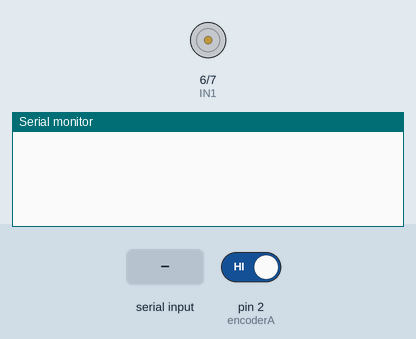
Simulated run of this sketch. Board: Arduino Uno, built with avr-gcc and run on an emulated ATmega328P. On the bench: motor-driver pin pairs drawn as motors (green arrow = first pin HIGH = forward, orange = second pin HIGH = backward, longer = more drive, scaled by the enable pin), the last lines printed to the serial monitor. The test bench sets the inputs (shaded band); at power-on: pin 2 (encoderA) HIGH.

Above: at 1.2 s.
1.3 s: "w" received over Serial
At 2.3 s:
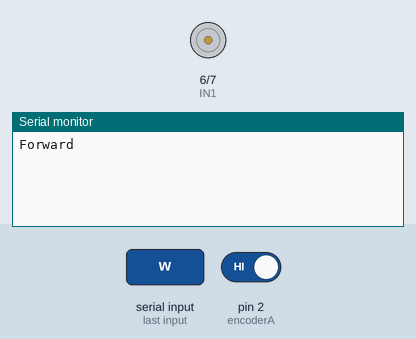
2.8 s: "s" received over Serial
At 3.4 s:
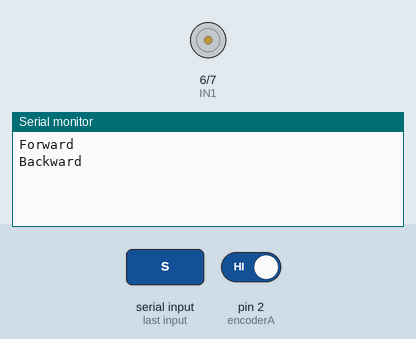

Measured:
- after the input at 1.3 s, the serial monitor: prints a new line at once (image 1)
- after the input at 2.8 s, the serial monitor: prints a new line at once (image 2)

The sketch:

Arduino_code.ino
```cpp
#include <Arduino.h>

// Motor driver pins
const int ENA = 5;   // PWM speed control for motor A
const int IN1 = 6;   // Direction control for motor A
const int IN2 = 7;   // Direction control for motor A

// Encoder pins
const int encoderA = 2; // Encoder signal A (interrupt)
const int encoderB = 3; // Encoder signal B

// PID control variables
volatile int encoderCount = 0;
unsigned long prevTime = 0;
float prevError = 0;
float integral = 0;
float targetSpeed = 0; // Target speed in RPM

// PID gains (adjust these for tuning)
float Kp = 1.2;
float Ki = 0.5;
float Kd = 0.1;

// Encoder counts per revolution (adjust based on your motor's encoder)
const int COUNTS_PER_REV = 1000;

// Function to handle encoder interrupts
void encoderISR() {
    if (digitalRead(encoderB) == HIGH) {
        encoderCount++;
    } else {
        encoderCount--;
    }
}

void setup() {
    Serial.begin(9600);

    // Motor driver setup
    pinMode(ENA, OUTPUT);
    pinMode(IN1, OUTPUT);
    pinMode(IN2, OUTPUT);

    // Encoder setup
    pinMode(encoderA, INPUT);
    pinMode(encoderB, INPUT);
    attachInterrupt(digitalPinToInterrupt(encoderA), encoderISR, RISING);

    // Initialize motor state
    stopMotor();
}

void loop() {
    static char lastCommand = ' '; // Stores the last received command
    if (Serial.available() > 0) {
        char command = Serial.read();

        // Ensure we only process a new command
        if (command != lastCommand) {
            lastCommand = command;
            switch (command) {
                case 'w':
                    Serial.println("Forward");
                    moveMotor(100); // Move forward at 100 RPM
                    break;
                case 's':
                    Serial.println("Backward");
                    moveMotor(-100); // Move backward at 100 RPM
                    break;
                case 'a':
                    Serial.println("Left");
                    // Add left turning logic if needed
                    break;
                case 'd':
                    Serial.println("Right");
                    // Add right turning logic if needed
                    break;
                case 'q':
                    Serial.println("Stopping");
                    stopMotor();
                    break;
            }
        }
    }

    // PID speed control loop
    controlMotorSpeed();
}

// Function to move the motor with a target speed (RPM)
void moveMotor(float rpm) {
    targetSpeed = rpm;
    if (rpm > 0) {
        digitalWrite(IN1, HIGH);
        digitalWrite(IN2, LOW);
    } else {
        digitalWrite(IN1, LOW);
        digitalWrite(IN2, HIGH);
    }
}

// Function to stop the motor
void stopMotor() {
    digitalWrite(IN1, LOW);
    digitalWrite(IN2, LOW);
    analogWrite(ENA, 0);
    targetSpeed = 0;
}

// Function to control motor speed using PID
void controlMotorSpeed() {
    unsigned long currentTime = millis();
    float deltaTime = (currentTime - prevTime) / 1000.0; // Convert to seconds
    prevTime = currentTime;

    // Calculate actual speed in RPM
    float actualSpeed = (encoderCount / (float)COUNTS_PER_REV) * 60.0 / deltaTime;
    encoderCount = 0; // Reset encoder count

    // PID calculations
    float error = targetSpeed - actualSpeed;
    integral += error * deltaTime;
    float derivative = (error - prevError) / deltaTime;
    float output = (Kp * error) + (Ki * integral) + (Kd * derivative);
    prevError = error;

    // Constrain output to valid PWM range
    int pwmOutput = constrain(abs(output), 0, 255);
    analogWrite(ENA, pwmOutput);
}
```
